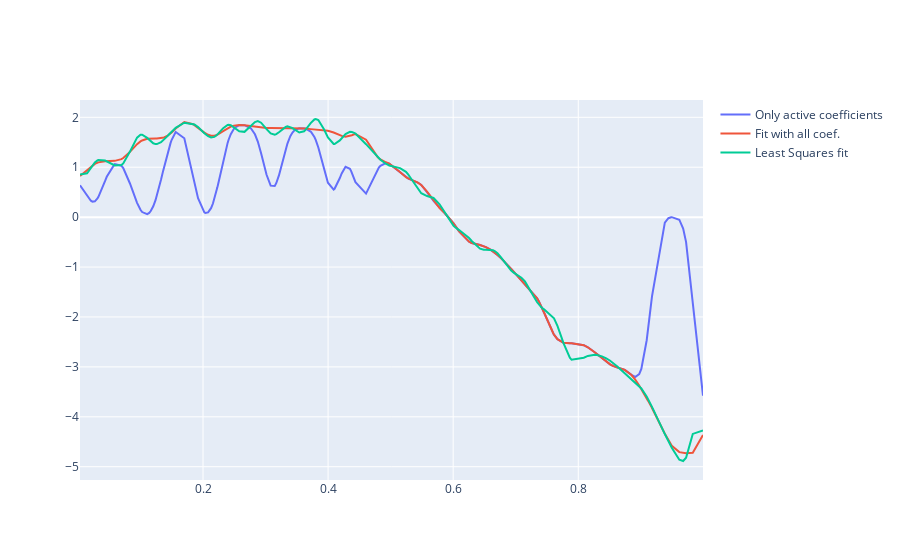

Notebook cell for this chart:
### Code cell
# plot basis times coefficients
X = M.basis
fig = go.Figure()
fig.add_trace(go.Scatter(x=x, y=X @ np.diag(np.logical_not(v).astype(np.int)) @ M.coef_, name="Only active coefficients"))
fig.add_trace(go.Scatter(x=x, y=X @ M.coef_, name="Fit with all coef. "))
fig.add_trace(go.Scatter(x=x, y=X @ M.LS_coef_, name="Least Squares fit"))
#fig.add_trace(go.Scatter(x=x, y=y, name="Data", mode="markers"))

### Figure 1 — Plotly figure (JSON) as saved in the notebook; plotly's stock layout.template omitted (floating-point values rounded to 4 significant figures; data arrays with more than 128 entries replaced by an {"elided": "..."} marker saying what was removed)
{"data": [{"name": "Only active coefficients", "type": "scatter", "x": {"elided": "250 float values"}, "y": {"elided": "250 float values"}}, {"name": "Fit with all coef. ", "type": "scatter", "x": {"elided": "250 float values"}, "y": {"elided": "250 float values"}}, {"name": "Least Squares fit", "type": "scatter", "x": {"elided": "250 float values"}, "y": {"elided": "250 float values"}}], "layout": {"autosize": true, "xaxis": {"autorange": true, "range": [0.003319, 0.9995], "type": "linear"}, "yaxis": {"autorange": true, "range": [-5.266, 2.347], "type": "linear"}}}
